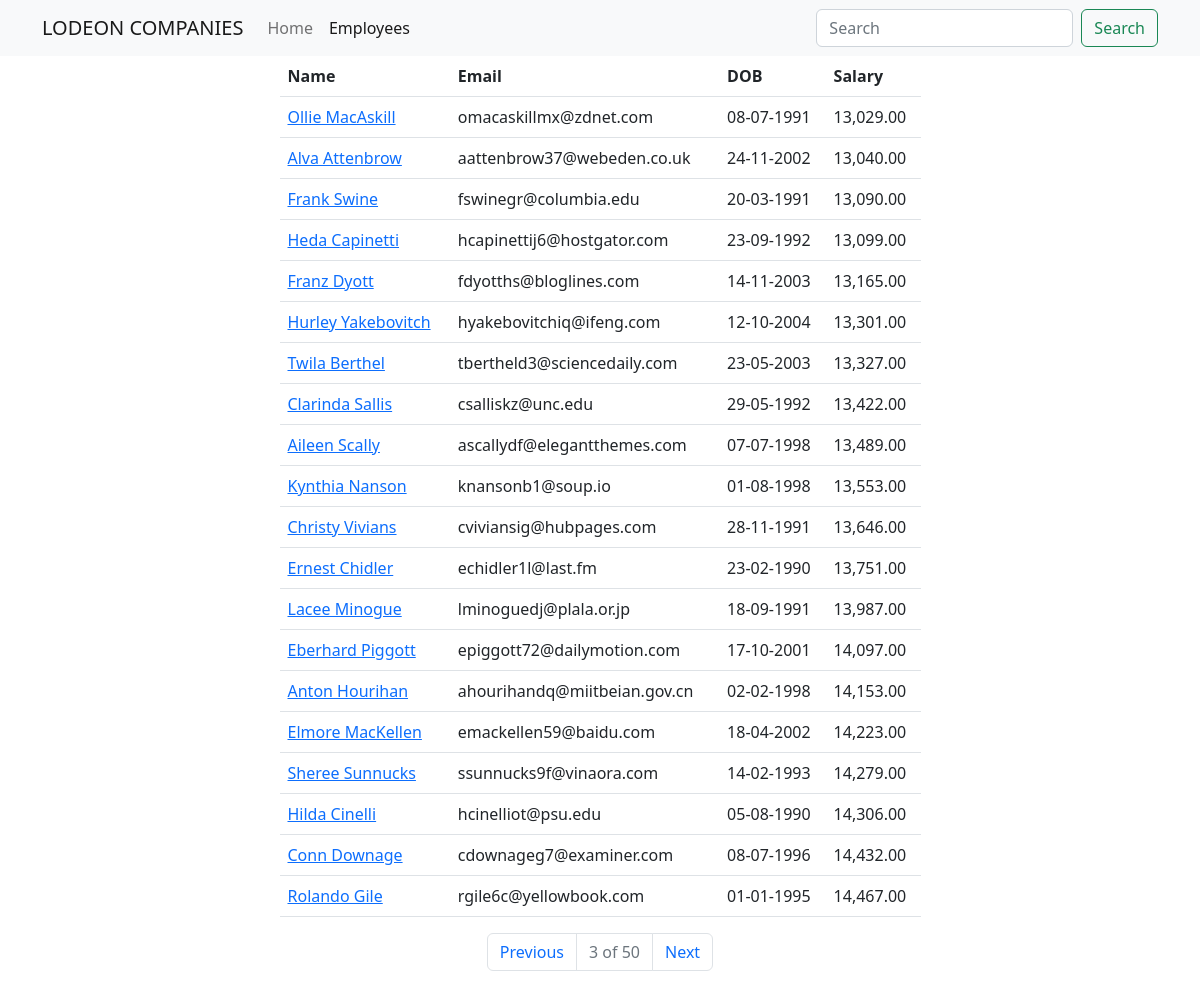
Page /employees?page=3 on the committed database.
### main_app/models.py (models this page shows, shortened)
class Employee(models.Model):
    name = models.CharField(max_length=40)
    email = models.EmailField(unique=True)
    dob = models.DateField(null=True)
    salary = models.DecimalField(max_digits=7, decimal_places=2)
    disabled = models.BooleanField(default=False)
    profile = models.ImageField(upload_to=unique_img_name, null=True, default="employees/businessman.png")
    created_at = models.DateTimeField(auto_now_add=True, null=True)  # Once during creation
    updated_at = models.DateTimeField(auto_now=True, null=True)  # Everytime an update is done
    class Meta:
        verbose_name = 'Employee'
        verbose_name_plural = 'Employees'
        ordering = ['salary']

### main_app/views.py (the view)
# urls.py: path('employees', views.all_employees, name="all"),
def all_employees(request):
    employees = Employee.objects.all().all().order_by("salary")
    paginator = Paginator(employees, 20)
    page_number = request.GET.get('page')
    data = paginator.get_page(page_number)
    return render(request, "all_employees.html", {"employees": data})

### templates/all_employees.html (shortened to what this page needs)
{% extends 'base_template.html' %}
{% load humanize %}
{% block content %}
     {% include 'navbar.html' %}
	<div class="container">
    <div class="row justify-content-center">
        <div class="col-sm-7">
            <table   class="table">
                <thead>
                <tr>
                    <th>Name</th>
                    <th>Email</th>
                    <th>DOB</th>
                    <th>Salary</th>
                </tr>
                </thead>
            <tbody>
                {% for employee in employees %}
                    <tr>
                        <td>
                            <a href="/employees/{{ employee.id }}">{{ employee.name | capfirst }}</a>
                        </td>
                        <td>{{ employee.email }}</td>
                        <td>{{ employee.dob | date:'d-m-Y' }}</td>
                        <td>{{ employee.salary | intcomma }}</td>
                    </tr>
                {% endfor %}
            </tbody>
</table>
          <nav aria-label="Page navigation example">
                    <ul class="pagination justify-content-center">
                        {% if employees.has_previous %}
                            <li class="page-item">
                                <a class="page-link" href='?page={{ employees.previous_page_number }}'>Previous</a>
                            </li>
                        {% else %}
                            <li class="page-item disabled">
                                <a class="page-link" href='' tabindex="-1" aria-disabled="True">Previous</a>
                            </li>
                        {% endif %}
                           <li class="page-item disabled">
                                <a class="page-link" href='' tabindex="-1" aria-disabled="True">{{ employees.number }} of {{ employees.paginator.num_pages }}</a>
                            </li>
                        {% if employees.has_next %}
                            <li class="page-item">
                                <a class="page-link" href='?page={{ employees.next_page_number }}'>Next</a>
                            </li>
                        {% else %}
                            <li class="page-item disabled">
                                <a class="page-link" href='' tabindex="-1" aria-disabled="True">Next</a>
                            </li>
                        {% endif %}
                    </ul>
                </nav>
        </div>
    </div>
</div>
{% endblock %}

### rows in the picture
Employee: name "Ollie MacAskill", email "omacaskillmx@zdnet.com", dob "08-07-1991", salary "13,029.00"
Employee: name "Alva Attenbrow", email "aattenbrow37@webeden.co.uk", dob "24-11-2002", salary "13,040.00"
Employee: name "Frank Swine", email "fswinegr@columbia.edu", dob "20-03-1991", salary "13,090.00"
Employee: name "Heda Capinetti", email "hcapinettij6@hostgator.com", dob "23-09-1992", salary "13,099.00"
Employee: name "Franz Dyott", email "fdyotths@bloglines.com", dob "14-11-2003", salary "13,165.00"
Employee: name "Hurley Yakebovitch", email "hyakebovitchiq@ifeng.com", dob "12-10-2004", salary "13,301.00"
Employee: name "Twila Berthel", email "tbertheld3@sciencedaily.com", dob "23-05-2003", salary "13,327.00"
Employee: name "Clarinda Sallis", email "csalliskz@unc.edu", dob "29-05-1992", salary "13,422.00"
Employee: name "Aileen Scally", email "ascallydf@elegantthemes.com", dob "07-07-1998", salary "13,489.00"
Employee: name "Kynthia Nanson", email "knansonb1@soup.io", dob "01-08-1998", salary "13,553.00"
Employee: name "Christy Vivians", email "cviviansig@hubpages.com", dob "28-11-1991", salary "13,646.00"
Employee: name "Ernest Chidler", email "echidler1l@last.fm", dob "23-02-1990", salary "13,751.00"
Employee: name "Lacee Minogue", email "lminoguedj@plala.or.jp", dob "18-09-1991", salary "13,987.00"
Employee: name "Eberhard Piggott", email "epiggott72@dailymotion.com", dob "17-10-2001", salary "14,097.00"
Employee: name "Anton Hourihan", email "ahourihandq@miitbeian.gov.cn", dob "02-02-1998", salary "14,153.00"
Employee: name "Elmore MacKellen", email "emackellen59@baidu.com", dob "18-04-2002", salary "14,223.00"
Employee: name "Sheree Sunnucks", email "ssunnucks9f@vinaora.com", dob "14-02-1993", salary "14,279.00"
Employee: name "Hilda Cinelli", email "hcinelliot@psu.edu", dob "05-08-1990", salary "14,306.00"
Employee: name "Conn Downage", email "cdownageg7@examiner.com", dob "08-07-1996", salary "14,432.00"
Employee: name "Rolando Gile", email "rgile6c@yellowbook.com", dob "01-01-1995", salary "14,467.00"

### other values in the picture
{{ employees.number }} "3"
{{ employees.paginator.num_pages }} "50"
